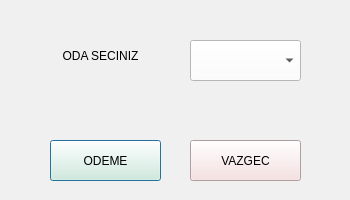
<?xml version="1.0" encoding="UTF-8"?>
<ui version="4.0">
 <class>OdaBilgileriDialog</class>
 <widget class="QDialog" name="OdaBilgileriDialog">
  <property name="geometry">
   <rect>
    <x>0</x>
    <y>0</y>
    <width>350</width>
    <height>200</height>
   </rect>
  </property>
  <property name="windowTitle">
   <string>Dialog</string>
  </property>
  <property name="styleSheet">
   <string notr="true">background-color: rgb(240, 240, 240);</string>
  </property>
  <widget class="QPushButton" name="btnOdeme">
   <property name="geometry">
    <rect>
     <x>50</x>
     <y>140</y>
     <width>111</width>
     <height>41</height>
    </rect>
   </property>
   <property name="styleSheet">
    <string notr="true">background-color: rgb(220,245,220);</string>
   </property>
   <property name="text">
    <string>ODEME</string>
   </property>
  </widget>
  <widget class="QPushButton" name="btnVazgec">
   <property name="geometry">
    <rect>
     <x>190</x>
     <y>140</y>
     <width>111</width>
     <height>41</height>
    </rect>
   </property>
   <property name="styleSheet">
    <string notr="true">background-color: rgb(246,220, 220);</string>
   </property>
   <property name="text">
    <string>VAZGEC</string>
   </property>
  </widget>
  <widget class="QLabel" name="label">
   <property name="geometry">
    <rect>
     <x>50</x>
     <y>40</y>
     <width>101</width>
     <height>31</height>
    </rect>
   </property>
   <property name="text">
    <string>ODA SECINIZ</string>
   </property>
   <property name="alignment">
    <set>Qt::AlignCenter</set>
   </property>
  </widget>
  <widget class="QComboBox" name="cmbOdalar">
   <property name="geometry">
    <rect>
     <x>190</x>
     <y>40</y>
     <width>111</width>
     <height>41</height>
    </rect>
   </property>
   <property name="styleSheet">
    <string notr="true">background-color: rgb(255, 255, 255);</string>
   </property>
  </widget>
 </widget>
 <resources/>
 <connections/>
</ui>
